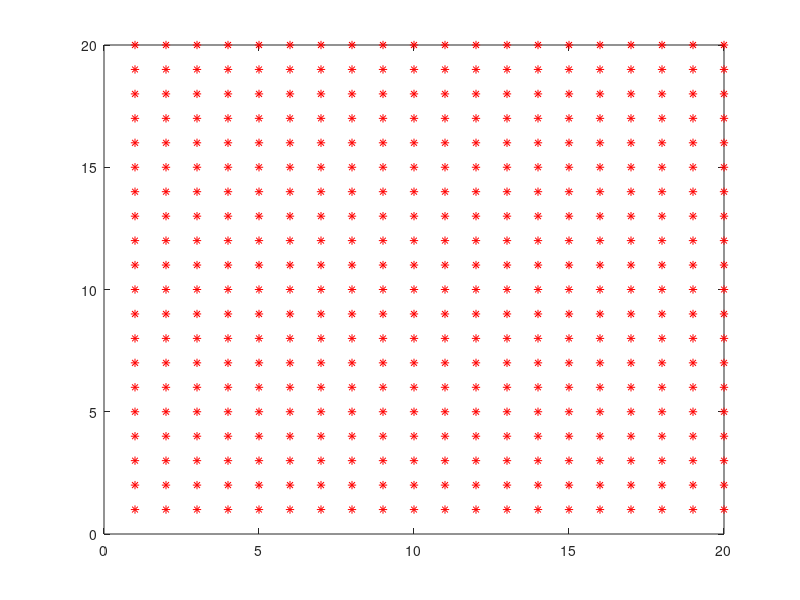

MATLAB code to generate this figure: (Note: this script raises an error after producing the figure.)
clear all
clf

N=20; % 10x10 (NxN)
max_len = 10; % route len

for i=1:N
    for j=1:N
        plot(i,j,'r*');
        hold on
    end
end


fld = zeros(N,N);
old_power = 10000000;
legend_text = [];
for i=18:1:80
    max_len = i;
    
    route = zeros(max_len, 2);
    for j=1:max_len+1
        x = round( N/2 + 1/2 + 0.8*max_len/2/pi*cos(2*pi*(j-1)/max_len + pi/4) );
        y = round( N/2 + 1/2 + 0.8*max_len/2/pi*sin(2*pi*(j-1)/max_len + pi/4) );
        route(j,:) = [x, y];
    end

    route = check_route(route);
    
    power = calc_power(fld, route);
    route2 = route;
    for k=1:100
        for l=2:size(route,1)-1
            route2 = route;
            for x1=-1:1
                for y1=-1:1
                    route2(l,1) = route2(l,1) + x1;
                    route2(l,2) = route2(l,2) + y1;
                    
                    power2 = calc_power(fld,route2);
                    if (power2 < power) && (calc_distance(route2)<max_len*0.8)
                        route = route2;
                    end
                end
            end
        end
        route = check_route(route);
    end
    
    if old_power > calc_power(fld,route)
        old_power = calc_power(fld,route);
        clf

        xx = route(:,1);
        yy = route(:,2);
        plot(xx,yy,'LineWidth',2);
        hold on
%        axis([0.5 10.5 0.5 10.5])
        legend_text = [num2str(max_len*1000/3600, 'Период опроса %7.4f часов'), 'затраты энергии ', num2str(old_power/1.1, '%7.4f кДж')];
        title(legend_text);

        for i=1:N
            for j=1:N
                plot(i,j,'r*');
%                hold on
            end
        end
        disp([num2str(max_len,'%02d') ', ' num2str(calc_distance(route),'%05.2f, ') ' ' num2str(calc_power(fld, route))])
    end
    
end

